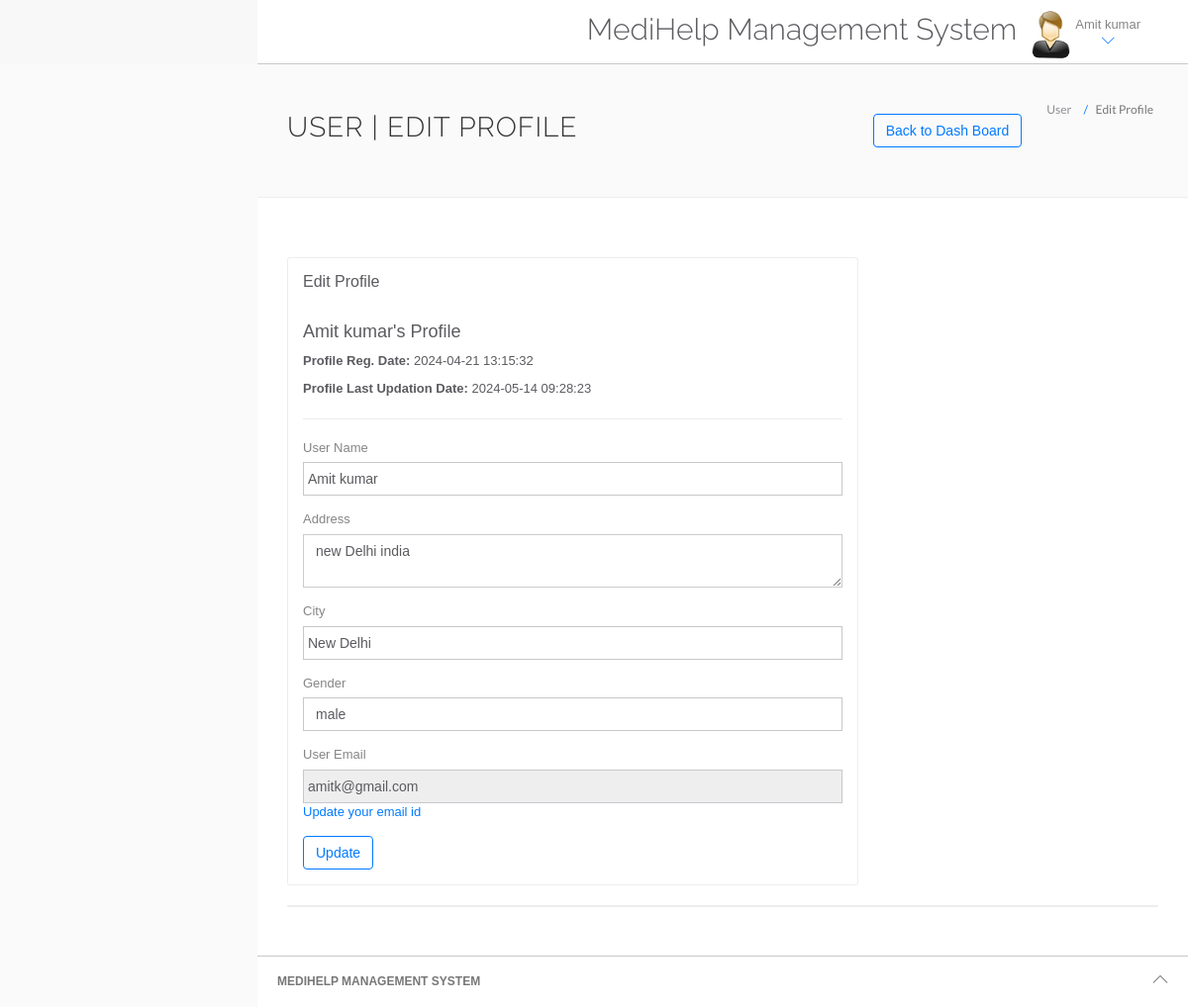
Page /hms/edit-profile.php (signed in) on the committed database.
### tables this page shows
CREATE TABLE `users` (
  `id` int(11) NOT NULL,
  `fullName` varchar(255) DEFAULT NULL,
  `address` longtext DEFAULT NULL,
  `city` varchar(255) DEFAULT NULL,
  `gender` varchar(255) DEFAULT NULL,
  `email` varchar(255) DEFAULT NULL,
  `password` varchar(255) DEFAULT NULL,
  `regDate` timestamp NULL DEFAULT current_timestamp(),
  `updationDate` timestamp NULL DEFAULT NULL ON UPDATE current_timestamp()
);

### hms/edit-profile.php (the view, shortened to what this page needs)
<?php
include('include/config.php');
?>
<!DOCTYPE html>
<html lang="en">
<head>
	<link rel="stylesheet" href="vendor/bootstrap/css/bootstrap.min.css">
	<link rel="stylesheet" href="vendor/fontawesome/css/font-awesome.min.css">
	<link rel="stylesheet" href="vendor/themify-icons/themify-icons.min.css">
	<link href="vendor/animate.css/animate.min.css" rel="stylesheet" media="screen">
	<link href="vendor/perfect-scrollbar/perfect-scrollbar.min.css" rel="stylesheet" media="screen">
	<link href="vendor/switchery/switchery.min.css" rel="stylesheet" media="screen">
	<link href="vendor/bootstrap-touchspin/jquery.bootstrap-touchspin.min.css" rel="stylesheet" media="screen">
	<link href="vendor/select2/select2.min.css" rel="stylesheet" media="screen">
	<link href="vendor/bootstrap-datepicker/bootstrap-datepicker3.standalone.min.css" rel="stylesheet" media="screen">
	<link href="vendor/bootstrap-timepicker/bootstrap-timepicker.min.css" rel="stylesheet" media="screen">
	<link rel="stylesheet" href="assets/css/styles.css">
	<link rel="stylesheet" href="assets/css/plugins.css">
	<link rel="stylesheet" href="assets/css/themes/theme-1.css" id="skin_color" />
</head>
<body>
	<div id="app">
		<div class="app-content">
			<?php include('include/header.php'); ?>
			<div class="main-content">
				<div class="wrap-content container" id="container">
					<section id="page-title">
						<div class="row">
							<div class="col-sm-8">
								<h1 class="mainTitle">User | Edit Profile</h1>
							</div>
					         <a href="dashboard.php"><button type="submit" name="backtodashboard" class="btn btn-o btn-primary">
							Back to Dash Board
						</button></a>
							<ol class="breadcrumb">
								<li>
									<span>User </span>
								</li>
								<li class="active">
									<span>Edit Profile</span>
								</li>
							</ol>
						</div>
					</section>
					<div class="container-fluid container-fullw bg-white">
						<div class="row">
							<div class="col-md-12">
								<div class="row margin-top-30">
									<div class="col-lg-8 col-md-12">
										<div class="panel panel-white">
											<div class="panel-heading">
												<h5 class="panel-title">Edit Profile</h5>
											</div>
											<div class="panel-body">
												<?php
												$sql = mysqli_query($con, "select * from users where id='" . $_SESSION['id'] . "'");
												while ($data = mysqli_fetch_array($sql)) {
												?>
													<h4><?php echo htmlentities($data['fullName']); ?>'s Profile</h4>
													<p><b>Profile Reg. Date: </b><?php echo htmlentities($data['regDate']); ?></p>
													<?php if ($data['updationDate']) { ?>
														<p><b>Profile Last Updation Date: </b><?php echo htmlentities($data['updationDate']); ?></p>
													<?php } ?>
													<hr />
													<form role="form" name="edit" method="post">
														<div class="form-group">
															<label for="fname">
																User Name
															</label>
															<input type="text" name="fname" class="form-control" value="<?php echo htmlentities($data['fullName']); ?>">
														</div>
														<div class="form-group">
															<label for="address">
																Address
															</label>
															<textarea name="address" class="form-control"><?php echo htmlentities($data['address']); ?></textarea>
														</div>
														<div class="form-group">
															<label for="city">
																City
															</label>
															<input type="text" name="city" class="form-control" required="required" value="<?php echo htmlentities($data['city']); ?>">
														</div>
														<div class="form-group">
															<label for="gender">
																Gender
															</label>
															<select name="gender" class="form-control" required="required">
																<option value="<?php echo htmlentities($data['gender']); ?>"><?php echo htmlentities($data['gender']); ?></option>
															</select>
														</div>
														<div class="form-group">
															<label for="fess">
																User Email
															</label>
															<input type="email" name="uemail" class="form-control" readonly="readonly" value="<?php echo htmlentities($data['email']); ?>">
															<a href="change-emaild.php">Update your email id</a>
													</div>
														<button type="submit" name="submit" class="btn btn-o btn-primary">
															Update
														</button>
													</form>
												<?php } ?>
											</div>
										</div>
									</div>
								</div>
							</div>
							<div class="col-lg-12 col-md-12">
								<div class="panel panel-white">
								</div>
							</div>
						</div>
					</div>
				</div>
			</div>
		</div>
		<?php include('include/footer.php'); ?>
	</div>
</body>
</html>

### hms/include/header.php (shortened to what this page needs)
<header class="navbar navbar-default navbar-static-top">
	<div class="navbar-collapse collapse">
		<ul class="nav navbar-right">
			<li style="padding-top:2% ">
				<h2>MediHelp Management System</h2>
			</li>
			<li class="dropdown current-user">
				<a href class="dropdown-toggle" data-toggle="dropdown">
					<img src="assets/images/images.jpg"> <span class="username">
						<?php $query = mysqli_query($con, "select fullName from users where id='" . $_SESSION['id'] . "'");
						while ($row = mysqli_fetch_array($query)) {
							echo $row['fullName'];
						}
						?> <i class="ti-angle-down"></i></i></span>
				</a>
			</li>
		</ul>
	</div>
</header>

### hms/assets/css/themes/theme-1.css (style rules this page uses)
body { background: #FAFAFA; }
header .navbar-collapse { background: #ffffff !important; border-bottom-color: #c8c7cc !important; box-shadow: none !important; }
header .navbar-collapse .navbar-right > li > a { color: #777; }
header .navbar-collapse .navbar-right > li > a i { color: #007aff !important; }

### rows in the picture
users: fullName "Amit kumar", regDate "2024-04-21 13:15:32", updationDate "2024-05-14 09:28:23", fname "Amit kumar", address "new Delhi india", city "New Delhi", gender "male", uemail "amitk@gmail.com"
